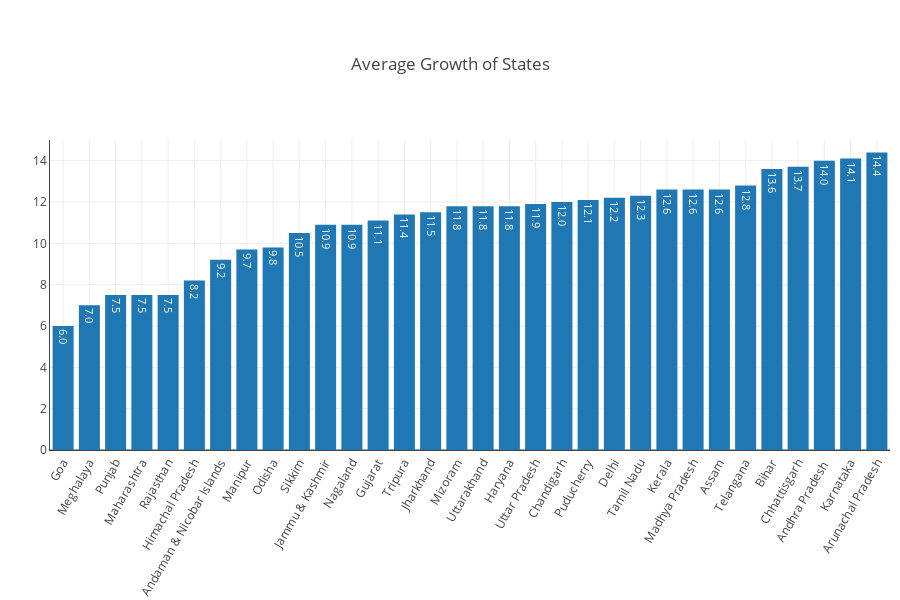

Notebook source saved alongside this figure:
### Code cell
data = [go.Bar(
            x=growth_over_previous_year_df['State'].tolist(),
            y=growth_over_previous_year_df['Average_Growth'].round(1).tolist(),
            text=growth_over_previous_year_df['Average_Growth'].round(1).tolist(),
            textposition = 'auto'
    )]
layout = go.Layout(
    autosize=False,
    width=900,
    height=600,
    xaxis=dict(tickangle=-60,
            showgrid=True,
            showline=True,
        showticklabels=True,
        zeroline=True
              ),
    yaxis=dict(range=[0, 15],showgrid=True,showline=True,showticklabels=True,zeroline=True),
    margin=dict(
        l=50,
        r=10,
        t=140,
        b=150
    ),
    title=go.layout.Title(
        text='Average Growth of States',
        xref='container',
        x=0.5
    ),
)
fig= go.Figure(data=data,layout=layout)

iplot(fig)

### Figure 1 — Plotly figure (JSON) as saved in the notebook; plotly's stock layout.template omitted (floating-point values rounded to 4 significant figures)
{"data": [{"text": ["6.0", "7.0", "7.5", "7.5", "7.5", "8.2", "9.2", "9.7", "9.8", "10.5", "10.9", "10.9", "11.1", "11.4", "11.5", "11.8", "11.8", "11.8", "11.9", "12.0", "12.1", "12.2", "12.3", "12.6", "12.6", "12.6", "12.8", "13.6", "13.7", "14.0", "14.1", "14.4"], "textposition": "auto", "type": "bar", "uid": "3ac22d79-ff4a-4b11-bd05-1c26184573ac", "x": ["Goa", "Meghalaya", "Punjab", "Maharashtra", "Rajasthan", "Himachal Pradesh", "Andaman & Nicobar Islands", "Manipur", "Odisha", "Sikkim", "Jammu & Kashmir", "Nagaland", "Gujarat", "Tripura", "Jharkhand", "Mizoram", "Uttarakhand", "Haryana", "Uttar Pradesh", "Chandigarh", "Puducherry", "Delhi", "Tamil Nadu", "Kerala", "Madhya Pradesh", "Assam", "Telangana", "Bihar", "Chhattisgarh", "Andhra Pradesh ", "Karnataka", "Arunachal Pradesh"], "y": [6, 7, 7.5, 7.5, 7.5, 8.2, 9.2, 9.7, 9.8, 10.5, 10.9, 10.9, 11.1, 11.4, 11.5, 11.8, 11.8, 11.8, 11.9, 12, 12.1, 12.2, 12.3, 12.6, 12.6, 12.6, 12.8, 13.6, 13.7, 14, 14.1, 14.4]}], "layout": {"autosize": false, "height": 600, "margin": {"b": 150, "l": 50, "r": 10, "t": 140}, "title": {"text": "Average Growth of States", "x": 0.5, "xref": "container"}, "width": 900, "xaxis": {"showgrid": true, "showline": true, "showticklabels": true, "tickangle": -60, "zeroline": true}, "yaxis": {"range": [0, 15], "showgrid": true, "showline": true, "showticklabels": true, "zeroline": true}}}
